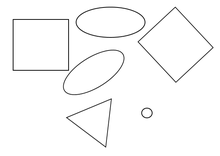
%> input picture FractureDetection/Shapes.png, 220 x 156 px, shrunk from 587 x 417 before the run
$ octave --eval "Shapes;"   (GNU Octave 9; MATLAB toolbox functions it lacks are replaced by stand-ins)
%> lines starting %> are read from the running program, lines starting %| are printed output that depends on the picture; in (x1, y1, x2, y2) boxes, pixels count from 0 and x2, y2 are one past the last pixel; in counts of white or black regions, pixels touching at a corner belong together; the program's own positions count from 1
function Shapes()
% Filtering images with averaging filter
clc; home;
close all hidden

% Load some image, convert to grayscale
Img = double(rgb2gray(imread('Shapes.png')));
%> Img: size 156x220 double; min 32, max 255, mean 249.6
% [4 lines of commented-out code are left out]
imshow(Img);

% [9 lines of commented-out code are left out]
[nrows, ncols] = size(Img);
%> nrows = 156; ncols = 220
Edges = zeros(size(Img));
for x=2:nrows-1
    for y=2:ncols-1
        Edges(x,y) = sqrt((Img(x+1,y)-Img(x-1,y))^2 + ...
                          (Img(x,y+1)-Img(x,y-1))^2);
    end;
end
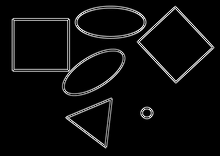
%> Edges: size 156x220 double; min 0, max 282.8, mean 12.5; drawn with min black and max white
Img = Edges;
imshow(Img);
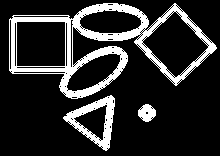
%> displayed picture: size 156x220, on the screen's scale of 0 to 255; 17.2% white; 3 white regions, box (x1, y1, x2, y2) and area: (9, 3, 217, 99) 4691, (63, 95, 115, 151) 984, (138, 104, 156, 122) 223

% For faster processing, resize
[nrows, ncols] = size(Img);
Img = Img(1:2:nrows, 1:2:ncols);
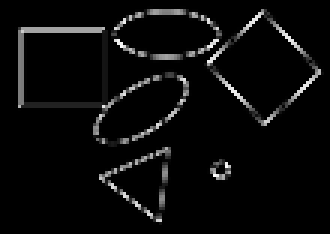
%> Img: size 78x110 double (shown 3 times larger); min 0, max 280, mean 12.3; drawn with min black and max white


% Display what we have loaded
imshow(Img);
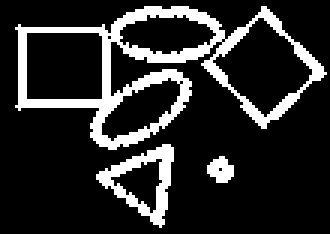
%> displayed picture: size 78x110, on the screen's scale of 0 to 255 (shown 3 times larger); 16.7% white; 3 white regions, box (x1, y1, x2, y2) and area: (5, 2, 109, 50) 1135, (32, 48, 58, 76) 245, (69, 52, 78, 61) 56

% Find lines
E = FindLine(Img);

% Done!
return;


% Function to find lines in the edge image EdgeImg
function E = FindLine(EdgeImg)

% Find image sizes
[nrows, ncols] = size(EdgeImg);
%> nrows = 78; ncols = 110

% Convert the image to 1D buffer, to compute quantiles
EdgeImg1D = reshape (EdgeImg, [nrows*ncols,1]);
t = max(100,quantile(EdgeImg1D,0.99)); % select edge intensity threshold
%> t = 224.3

% Set minimal and maximal line size
r0=50; r1=2*r0;
nLine = 0;

% Search
tic
for x0 = 1:nrows
    progress = 100*x0/nrows % display current progress
    for y0 = 1:ncols
        if(EdgeImg(x0,y0)<t), continue; end; % non-edge, skip

        for x1 = x0+1:min(x0+r1,nrows)
            for y1 = max(1,y0-r1):min(ncols,y0+r1)
                 if(EdgeImg(x1,y1)<t), continue; end; % non-edge, skip
                 if(EdgeImg(round((x0+x1)/2),round((y0+y1)/2))<t), continue; end;
                 d = sqrt( (x1-x0)^2+(y1-y0)^2 );
                 if d<r0 || d>r1
                     continue; % too large or too small
                 end;
                 a = (y1-y0)/(x1-x0);
                 b = y0-a*x0;
                 % Compute line cost function
                 C=0; dx=(x1-x0)/5;
                 for x=x0:dx:x1
                     C = C+EdgeImg(round(x), round(a*x+b));
                 end;
                 % Add new detected line
                 nLine = nLine+1;
                 Lines(nLine,1) = C;   % save the cost of this line
                 Lines(nLine,2) = x0;    Lines(nLine,3) = y0; % save start point
                 Lines(nLine,4) = x1;    Lines(nLine,5) = y1; % save end point

            end;
        end;
    end;
end;
%> after the loop, Lines = 34 rows, first 8: [513.4 5 87 59 72; 497.1 5 87 59 73; 512.6 6 86 59 73; 521.9 6 87 59 72; 505.6 6 87 59 73; 494.2 7 42 30 101; 497.8 7 42 30 102; 492 7 42 31 101]; nLine = 34
toc

% Sort detected lines by strength
Lines = sortrows(Lines,-1);
%> Lines = 34 rows, first 8: [825.7 8 70 11 8; 685.3 10 39 29 103; 658.2 10 39 29 102; 656.8 10 39 30 102; 646.9 10 39 31 101; 615.1 15 99 16 41; 587.4 15 98 16 42; 577.5 15 99 16 42]
nLine = max(1,round(nLine/10));
%> nLine = 3

% Draw the best lines
E = zeros(size(EdgeImg));
for nL=1:nLine
    x1=Lines(nL,4);     y1=Lines(nL,5);
    x0=Lines(nL,2);     y0=Lines(nL,3);
    a = (y1-y0)/(x1-x0);
    b = y0-a*x0;
    dx=(x1-x0)/r1;
    for x=x0:dx:x1
         E(round(x),round(a*x+b))=255;
    end;
end;
%> this loop made 3 passes
%> (x1, y1, x0, y0, a, b, dx) on passes 1 to 3: (11, 8, 8, 70, -20.67, 235.3, 0.03), (29, 103, 10, 39, 3.37, 5.32, 0.19), (29, 102, 10, 39, 3.32, 5.84, 0.19)
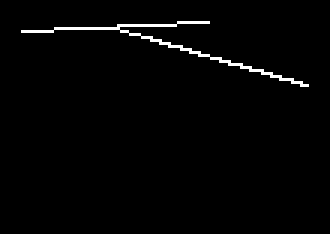
%> E: size 78x110 double (shown 3 times larger); 1.7% white in thin lines or dots, all inside (x1, y1, x2, y2) = (7, 7, 103, 29)
imshow([EdgeImg E]);
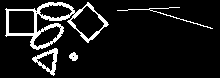
%> displayed picture: size 78x220, on the screen's scale of 0 to 255; 9.2% white; 4 white regions, box (x1, y1, x2, y2) and area: (5, 2, 109, 50) 1135, (32, 48, 58, 76) 245, (117, 7, 213, 29) 142, (69, 52, 78, 61) 56

return;


% Function to find ellipses in image Img
% [88 lines left out: function FindEllipse, not called in this run]
